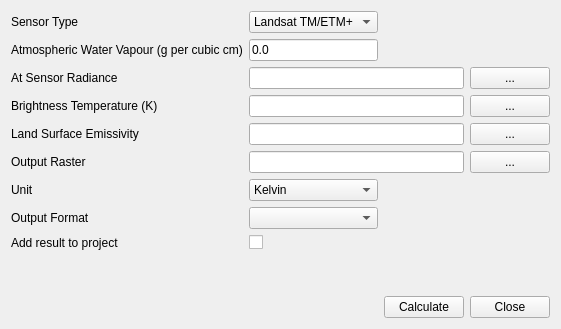
         <widget class="QWidget" name="tab_7">
          <attribute name="title">
           <string>Single Channel Algorithm (Landsat)</string>
          </attribute>
          <layout class="QGridLayout" name="gridLayout_11">
           <item row="7" column="0">
            <widget class="QLabel" name="label_46">
             <property name="text">
              <string>Output Format</string>
             </property>
            </widget>
           </item>
           <item row="3" column="0">
            <widget class="QLabel" name="label_29">
             <property name="text">
              <string>Brightness Temperature (K)</string>
             </property>
            </widget>
           </item>
           <item row="2" column="3">
            <widget class="QPushButton" name="singleBrwRad">
             <property name="text">
              <string>...</string>
             </property>
            </widget>
           </item>
           <item row="11" column="2">
            <widget class="QPushButton" name="singleCalc">
             <property name="text">
              <string>Calculate</string>
             </property>
            </widget>
           </item>
           <item row="10" column="0" colspan="4">
            <spacer name="horizontalSpacer_18">
             <property name="orientation">
              <enum>Qt::Horizontal</enum>
             </property>
             <property name="sizeHint" stdset="0">
              <size>
               <width>40</width>
               <height>20</height>
              </size>
             </property>
            </spacer>
           </item>
           <item row="2" column="1" colspan="2">
            <widget class="QLineEdit" name="singleRad"/>
           </item>
           <item row="4" column="0">
            <widget class="QLabel" name="label_30">
             <property name="text">
              <string>Land Surface Emissivity</string>
             </property>
            </widget>
           </item>
           <item row="3" column="1" colspan="2">
            <widget class="QLineEdit" name="singleBriTemp"/>
           </item>
           <item row="1" column="0">
            <widget class="QLabel" name="label_28">
             <property name="text">
              <string>Atmospheric Water Vapour (g per cubic cm)</string>
             </property>
            </widget>
           </item>
           <item row="8" column="0">
            <widget class="QLabel" name="label_32">
             <property name="text">
              <string>Add result to project</string>
             </property>
            </widget>
           </item>
           <item row="4" column="1" colspan="2">
            <widget class="QLineEdit" name="singleLSE"/>
           </item>
           <item row="2" column="0">
            <widget class="QLabel" name="label_33">
             <property name="text">
              <string>At Sensor Radiance</string>
             </property>
            </widget>
           </item>
           <item row="9" column="0" colspan="4">
            <spacer name="horizontalSpacer_8">
             <property name="orientation">
              <enum>Qt::Horizontal</enum>
             </property>
             <property name="sizeHint" stdset="0">
              <size>
               <width>40</width>
               <height>20</height>
              </size>
             </property>
            </spacer>
           </item>
           <item row="7" column="1">
            <widget class="QComboBox" name="singleFormat"/>
           </item>
           <item row="4" column="3">
            <widget class="QPushButton" name="singleBrwLSE">
             <property name="text">
              <string>...</string>
             </property>
            </widget>
           </item>
           <item row="1" column="1">
            <widget class="QLineEdit" name="singleWaterVapour">
             <property name="text">
              <string>0.0</string>
             </property>
            </widget>
           </item>
           <item row="8" column="1">
            <widget class="QCheckBox" name="singleAddToProject">
             <property name="text">
              <string/>
             </property>
            </widget>
           </item>
           <item row="5" column="3">
            <widget class="QPushButton" name="singleBrwOutput">
             <property name="text">
              <string>...</string>
             </property>
            </widget>
           </item>
           <item row="3" column="3">
            <widget class="QPushButton" name="singleBrwBri">
             <property name="text">
              <string>...</string>
             </property>
            </widget>
           </item>
           <item row="5" column="1" colspan="2">
            <widget class="QLineEdit" name="singleOutput"/>
           </item>
           <item row="5" column="0">
            <widget class="QLabel" name="label_31">
             <property name="text">
              <string>Output Raster</string>
             </property>
            </widget>
           </item>
           <item row="11" column="3">
            <widget class="QPushButton" name="singleClose">
             <property name="text">
              <string>Close</string>
             </property>
            </widget>
           </item>
           <item row="6" column="0">
            <widget class="QLabel" name="label_54">
             <property name="text">
              <string>Unit</string>
             </property>
            </widget>
           </item>
           <item row="6" column="1">
            <widget class="QComboBox" name="singleUnit">
             <item>
              <property name="text">
               <string>Kelvin</string>
              </property>
             </item>
             <item>
              <property name="text">
               <string>Celsius</string>
              </property>
             </item>
             <item>
              <property name="text">
               <string>Fahrenheit</string>
              </property>
             </item>
            </widget>
           </item>
           <item row="0" column="0">
            <widget class="QLabel" name="label_24">
             <property name="text">
              <string>Sensor Type</string>
             </property>
            </widget>
           </item>
           <item row="0" column="1">
            <widget class="QComboBox" name="singleSensorType">
             <item>
              <property name="text">
               <string>Landsat TM/ETM+</string>
              </property>
             </item>
             <item>
              <property name="text">
               <string>Landsat TIRS</string>
              </property>
             </item>
            </widget>
           </item>
          </layout>
         </widget>
